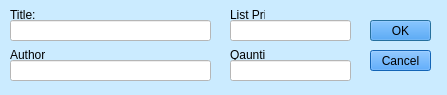
<?xml version="1.0" encoding="UTF-8"?>
<ui version="4.0">
 <class>addStock</class>
 <widget class="QDialog" name="addStock">
  <property name="geometry">
   <rect>
    <x>0</x>
    <y>0</y>
    <width>447</width>
    <height>95</height>
   </rect>
  </property>
  <property name="windowTitle">
   <string>Add Stock</string>
  </property>
  <property name="styleSheet">
   <string notr="true">background-color:rgb(203, 235, 255);</string>
  </property>
  <widget class="QPushButton" name="acceptButton">
   <property name="geometry">
    <rect>
     <x>370</x>
     <y>20</y>
     <width>61</width>
     <height>21</height>
    </rect>
   </property>
   <property name="styleSheet">
    <string notr="true">background-color: rgb(26, 140, 255);
font: 10pt &quot;Calibri&quot;;</string>
   </property>
   <property name="text">
    <string>OK</string>
   </property>
  </widget>
  <widget class="QPushButton" name="rejectButton">
   <property name="geometry">
    <rect>
     <x>370</x>
     <y>50</y>
     <width>61</width>
     <height>21</height>
    </rect>
   </property>
   <property name="styleSheet">
    <string notr="true">background-color: rgb(26, 140, 255);
font: 10pt &quot;Calibri&quot;;</string>
   </property>
   <property name="text">
    <string>Cancel</string>
   </property>
  </widget>
  <widget class="QLabel" name="titleLabel">
   <property name="geometry">
    <rect>
     <x>10</x>
     <y>10</y>
     <width>35</width>
     <height>10</height>
    </rect>
   </property>
   <property name="text">
    <string>Title:</string>
   </property>
  </widget>
  <widget class="QLabel" name="authorLabel">
   <property name="geometry">
    <rect>
     <x>10</x>
     <y>50</y>
     <width>35</width>
     <height>10</height>
    </rect>
   </property>
   <property name="text">
    <string>Author:</string>
   </property>
  </widget>
  <widget class="QLabel" name="listPriceLabel">
   <property name="geometry">
    <rect>
     <x>230</x>
     <y>10</y>
     <width>35</width>
     <height>10</height>
    </rect>
   </property>
   <property name="text">
    <string>List Price:</string>
   </property>
  </widget>
  <widget class="QLabel" name="quantityLabel">
   <property name="geometry">
    <rect>
     <x>230</x>
     <y>50</y>
     <width>35</width>
     <height>10</height>
    </rect>
   </property>
   <property name="text">
    <string>Qauntity:</string>
   </property>
  </widget>
  <widget class="QLineEdit" name="titleLineEdit">
   <property name="geometry">
    <rect>
     <x>10</x>
     <y>20</y>
     <width>201</width>
     <height>21</height>
    </rect>
   </property>
   <property name="styleSheet">
    <string notr="true">background-color: rgb(255, 255, 255);</string>
   </property>
  </widget>
  <widget class="QLineEdit" name="listPriceLineEdit">
   <property name="geometry">
    <rect>
     <x>230</x>
     <y>20</y>
     <width>121</width>
     <height>21</height>
    </rect>
   </property>
   <property name="styleSheet">
    <string notr="true">background-color: rgb(255, 255, 255);</string>
   </property>
  </widget>
  <widget class="QLineEdit" name="authorLineEdit">
   <property name="geometry">
    <rect>
     <x>10</x>
     <y>60</y>
     <width>201</width>
     <height>21</height>
    </rect>
   </property>
   <property name="styleSheet">
    <string notr="true">background-color: rgb(255, 255, 255);</string>
   </property>
  </widget>
  <widget class="QLineEdit" name="quantityLineEdit">
   <property name="geometry">
    <rect>
     <x>230</x>
     <y>60</y>
     <width>121</width>
     <height>21</height>
    </rect>
   </property>
   <property name="styleSheet">
    <string notr="true">background-color: rgb(255, 255, 255);</string>
   </property>
  </widget>
 </widget>
 <resources/>
 <connections>
  <connection>
   <sender>acceptButton</sender>
   <signal>clicked()</signal>
   <receiver>addStock</receiver>
   <slot>accept()</slot>
   <hints>
    <hint type="sourcelabel">
     <x>394</x>
     <y>28</y>
    </hint>
    <hint type="destinationlabel">
     <x>359</x>
     <y>13</y>
    </hint>
   </hints>
  </connection>
  <connection>
   <sender>rejectButton</sender>
   <signal>clicked()</signal>
   <receiver>addStock</receiver>
   <slot>reject()</slot>
   <hints>
    <hint type="sourcelabel">
     <x>375</x>
     <y>63</y>
    </hint>
    <hint type="destinationlabel">
     <x>359</x>
     <y>57</y>
    </hint>
   </hints>
  </connection>
 </connections>
</ui>
